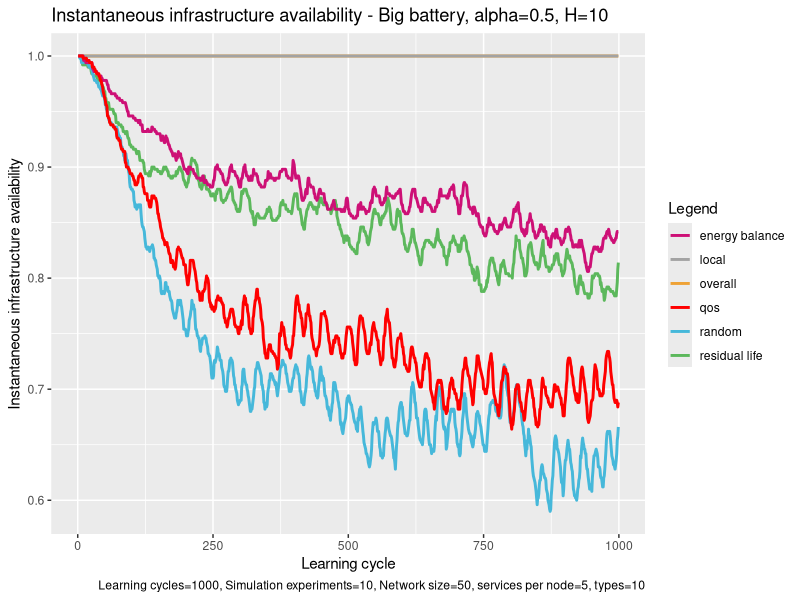

Source code (R):
# execute all lines: ctrl + shift + enter

library(ggplot2)

# set working directory here
setwd(dirname(rstudioapi::getSourceEditorContext()$path))

overall <- read.table("exp_assembly_overall_energy_template.txt", 
                      header = F,
                      sep = " ",
                      col.names= c("overallx", "overally")
)

random <- read.table("exp_assembly_random.txt", 
                     header = F,
                     sep = " ",
                     col.names= c("randomx", "randomy")
)

res <- read.table("exp_assembly_residual_life_template.txt", 
                  header = F,
                  sep = " ",
                  col.names= c("resx","resy")
)

local <- read.table("exp_assembly_local_energy_template.txt", 
                    header = F,
                    sep = " ",
                    col.names= c("locx","locy")
)

learning <- read.table("exp_assembly_fair_energyBP.txt", 
                          header = F,
                          sep = " ",
                          col.names= c("enx","eny")
)

qos <- read.table("exp_assembly_QoS.txt", 
                       header = F,
                       sep = " ",
                       col.names= c("qosx","qosy")
)


overall_x <- overall$overallx
overall_y <- overall$overally

random_y <- random$randomy
res_y <- res$resy
local_y <- local$locy
energyAware_y <- learning$eny
qos_y <- qos$qosy

head(overall)

colors <- c("overall" = "#EEA236", "residual life" = "#5CB85C", "random" = "#46B8DA", "local"="gray64", "energy balance"="deeppink3", "qos"="#FF0000")

ggplot(data=local, aes(x=overall_x, col = group)) + 
  
  geom_line(aes(y = overall_y, color = "overall"), size = 1) +
  geom_line(aes(y = res_y, color = "residual life"), size = 1) +
  geom_line(aes(y = random_y, color = "random"), size = 1) +
  geom_line(aes(y = local_y, color = "local"), size = 1) +
  geom_line(aes(y = energyAware_y, color = "energy balance"), size = 1) +
  geom_line(aes(y = qos_y, color = "qos"), size = 1) +
  
  labs(x = "Learning cycle",
       y = "Instantaneous infrastructure availability",
       color = "Legend",
       title = "Instantaneous infrastructure availability - Big battery, alpha=0.5, H=10", 
       caption = "Learning cycles=1000, Simulation experiments=10, Network size=50, services per node=5, types=10") +
  
  scale_color_manual(values = colors)
